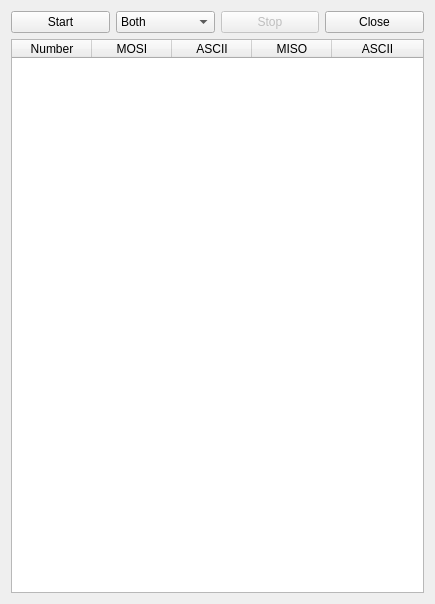
<?xml version="1.0" encoding="UTF-8"?>
<ui version="4.0">
 <class>Spi_sniffer</class>
 <widget class="QWidget" name="Spi_sniffer">
  <property name="geometry">
   <rect>
    <x>0</x>
    <y>0</y>
    <width>435</width>
    <height>604</height>
   </rect>
  </property>
  <property name="windowTitle">
   <string>Hardsploit - SPI sniffer</string>
  </property>
  <layout class="QGridLayout" name="gridLayout">
   <property name="sizeConstraint">
    <enum>QLayout::SetDefaultConstraint</enum>
   </property>
   <item row="0" column="0">
    <layout class="QVBoxLayout" name="verticalLayout">
     <item>
      <layout class="QHBoxLayout" name="horizontalLayout">
       <item>
        <widget class="QPushButton" name="btn_start">
         <property name="text">
          <string>Start</string>
         </property>
        </widget>
       </item>
       <item>
        <widget class="QComboBox" name="cbx_type">
         <item>
          <property name="text">
           <string>Both</string>
          </property>
         </item>
         <item>
          <property name="text">
           <string>MOSI</string>
          </property>
         </item>
         <item>
          <property name="text">
           <string>MISO</string>
          </property>
         </item>
        </widget>
       </item>
       <item>
        <widget class="QPushButton" name="btn_stop">
         <property name="enabled">
          <bool>false</bool>
         </property>
         <property name="text">
          <string>Stop</string>
         </property>
        </widget>
       </item>
       <item>
        <widget class="QPushButton" name="btn_close">
         <property name="text">
          <string>Close</string>
         </property>
        </widget>
       </item>
      </layout>
     </item>
     <item>
      <widget class="QTableWidget" name="tbl_result">
       <property name="sortingEnabled">
        <bool>true</bool>
       </property>
       <attribute name="horizontalHeaderCascadingSectionResizes">
        <bool>false</bool>
       </attribute>
       <attribute name="horizontalHeaderMinimumSectionSize">
        <number>25</number>
       </attribute>
       <attribute name="horizontalHeaderDefaultSectionSize">
        <number>80</number>
       </attribute>
       <attribute name="horizontalHeaderHighlightSections">
        <bool>true</bool>
       </attribute>
       <attribute name="horizontalHeaderStretchLastSection">
        <bool>true</bool>
       </attribute>
       <attribute name="verticalHeaderStretchLastSection">
        <bool>true</bool>
       </attribute>
       <column>
        <property name="text">
         <string>Number</string>
        </property>
       </column>
       <column>
        <property name="text">
         <string>MOSI</string>
        </property>
       </column>
       <column>
        <property name="text">
         <string>ASCII</string>
        </property>
       </column>
       <column>
        <property name="text">
         <string>MISO</string>
        </property>
       </column>
       <column>
        <property name="text">
         <string>ASCII</string>
        </property>
       </column>
      </widget>
     </item>
    </layout>
   </item>
  </layout>
 </widget>
 <resources/>
 <connections>
  <connection>
   <sender>btn_close</sender>
   <signal>clicked()</signal>
   <receiver>Spi_sniffer</receiver>
   <slot>close()</slot>
   <hints>
    <hint type="sourcelabel">
     <x>384</x>
     <y>17</y>
    </hint>
    <hint type="destinationlabel">
     <x>397</x>
     <y>25</y>
    </hint>
   </hints>
  </connection>
  <connection>
   <sender>btn_start</sender>
   <signal>clicked()</signal>
   <receiver>Spi_sniffer</receiver>
   <slot>start()</slot>
   <hints>
    <hint type="sourcelabel">
     <x>14</x>
     <y>19</y>
    </hint>
    <hint type="destinationlabel">
     <x>3</x>
     <y>19</y>
    </hint>
   </hints>
  </connection>
  <connection>
   <sender>btn_stop</sender>
   <signal>clicked()</signal>
   <receiver>Spi_sniffer</receiver>
   <slot>stop()</slot>
   <hints>
    <hint type="sourcelabel">
     <x>222</x>
     <y>25</y>
    </hint>
    <hint type="destinationlabel">
     <x>251</x>
     <y>2</y>
    </hint>
   </hints>
  </connection>
 </connections>
 <slots>
  <slot>start()</slot>
  <slot>stop()</slot>
 </slots>
</ui>
